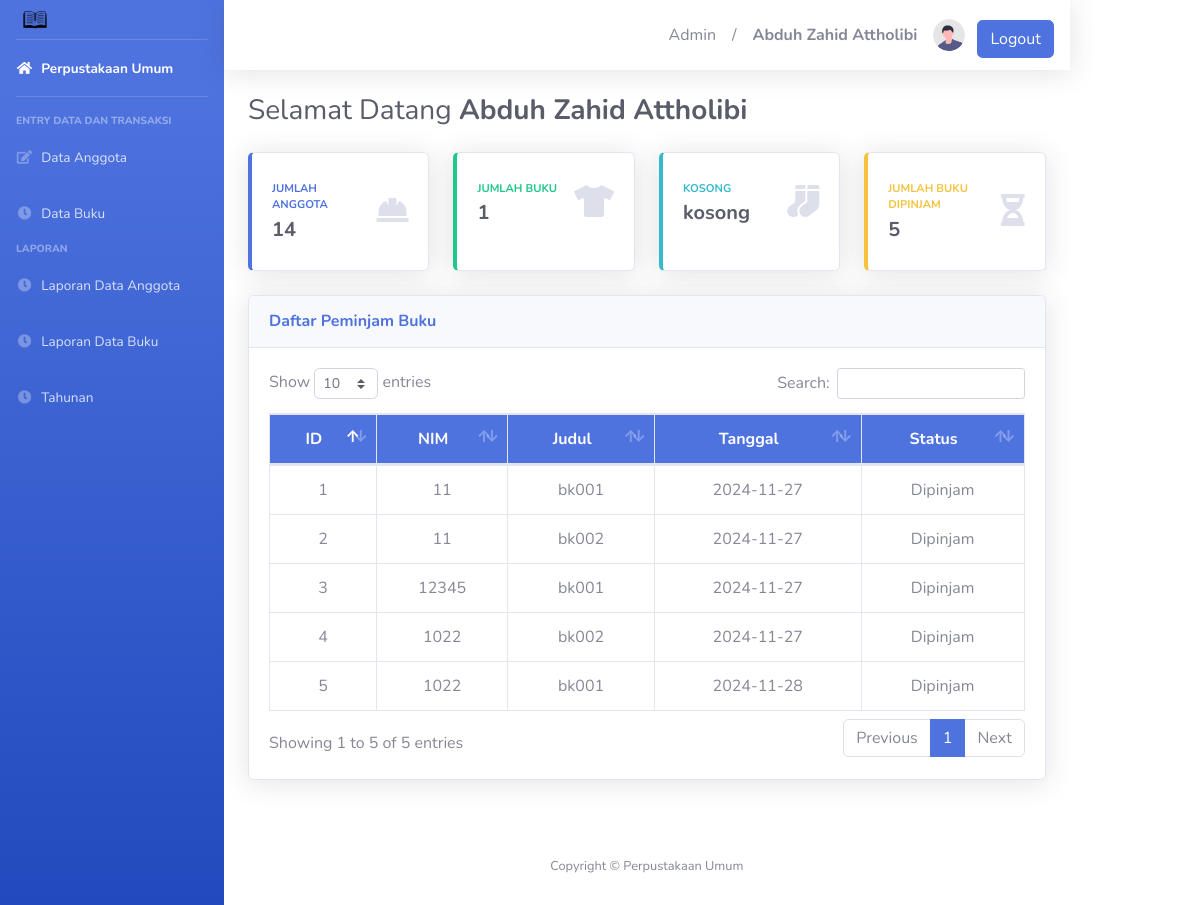
The page / on the database its author committed.
### tables this page shows
CREATE TABLE `user` (
  `iduser` varchar(30) NOT NULL,
  `nama` varchar(50) NOT NULL,
  `pass` varchar(50) NOT NULL
);

CREATE TABLE `pinjam` (
  `idpinjam` int(12) NOT NULL,
  `nim` varchar(11) NOT NULL,
  `idbuku` varchar(30) NOT NULL,
  `tanggalpinjam` date NOT NULL,
  `status` enum('Dipinjam','Dikembalikan','','') NOT NULL
);

### index.php (the view, shortened to what this page needs)
<?php
	include('templates/header.php');
	include('templates/sidebar.php');
?>
<div class="container-fluid">
	<div class="d-sm-flex align-items-center juustify-content-between mb-4">
		<?php
			include'db/koneksi.php';
			$nama = mysqli_query($db,"select*from user");
			while($n = mysqli_fetch_array($nama)){
		?>
		<h1 class="h3 mb-0 text-gray-800">Selamat Datang <b><?=$n['nama'];?></b></h1>
			<?php
				}
			?>
	</div>
	<div class="row">
		<?php
			include'db/koneksi.php';
			$sql1=mysqli_query($db,"SELECT * FROM anggota");
			$sql2=mysqli_query($db,"SELECT * FROM buku");
		?>
	<div class="col-xl-3 col-md-6 mb-4">
		<div class="card border-left-primary shadow h-100 py-2">
			<div class="card-body">
				<div class="row no-gutters align-items-center">
					<div class="col mr-2">
						<div class="text-xs font-weight-bold text-primary text-uppercase mb-1">Jumlah Anggota</div>
							<div class="h5 mb-0 font-weight-bold text-gray-800">
								<div class="h5 mb-0 font-weight-bold text-gray-800"><?php $jagt = $jagt=mysqli_num_rows($sql1); echo $jagt;?></div>
							</div>
						</div>
						<div class="col-auto">
							<i class="fas fa-hard-hat fa-2x text-gray-300"></i>
						</div>
					</div>
				</div>
			</div>
		</div>
		<div class="col-xl-3 col-md-6 mb-4">
			<div class="card border-left-success shadow h-100 py-2">
				<div class="card-body">
					<div class="row no-gutters align-items-center">
						<div class="col mr-2">
							<div class="text-xs font-weight-bold text-success text-uppercase mb-1">Jumlah Buku</div>
							<div class="h5 mb-0 font-weight-bold text-gray-800">
								<?php $jumlah2 = array();
								while($r2 = mysqli_fetch_array($sql2))
								{$jumlah2[]=$r2['banyak'];}$jumlahnya2 = array_sum($jumlah2);echo"$jumlahnya2";
								?>
							</div>
						</div>
						<div class="col-auto">
							<i class="fas fa-tshirt fa-2x text-gray-300"></i>
						</div>
					</div>
				</div>
			</div>
		</div>
		<div class="col-xl-3 col-md-6 mb-4">
			<div class="card border-left-info shadow h-100 py-2">
				<div class="card-body">
					<div class="row no-gutters align-items-center">
						<div class="col mr-2">
							<div class="text-xs font-weight-bold text-info text-uppercase mb-1">
							Kosong</div>
							<div class="h5 mb-0 font-weight-bold text-gray-800">
								kosong
							</div>
						</div>
						<div class="col-auto">
							<i class="fas fa-socks fa-2x text-gray-300"></i>
						</div>
					</div>
				</div>
			</div>
		</div>
		<div class="col-xl-3 col-md-6 mb-4">
			<div class="card border-left-warning shadow h-100 py-2">
				<div class="card-body">
					<div class="row no-gutters align-items-center">
						<div class="col mr-2">
							<div class="text-xs font-weight-bold text-warning text-uppercase mb-1">Jumlah Buku Dipinjam</div>
							<?php
								include('db/koneksi.php');
								$data = mysqli_query($db,"SELECT * from pinjam WHERE status='Dipinjam'");
								$data1 = mysqli_query($db,"SELECT * from pinjam WHERE status='Dikembalikan'");
								$d = $d=mysqli_num_rows($data);
								$d2 = $d2 = mysqli_num_rows($data1);
								$total = $d - $d2;
							?>
							<div class="h5 mb-0 font-weight-bold text-gray-800"><?php echo $total;?></div>
						</div>
						<div class="col-auto">
							<i class="fas fa-hourglass-half fa-2x text-gray-300"></i>
						</div>
					</div>
				</div>
			</div>
		</div>
	</div>
	<div class="row">
		<div class="col-lg-12 mb-4">
			<div class="card shadow mb-4">
				<div class="card-header py-3">
					<h6 class="m-0 font-weight-bold text-primary">Daftar Peminjam Buku</h6>
				</div>
				<div class="card-body">
					<div class="table-responsive">
						<table class="table table-bordered table-hover" id="dataTable" width="100%" cellspacing="0">
							<thead align="center" class="bg-primary" style="color:white">
								<tr>
									<th>ID</th>
									<th>NIM</th>
									<th>Judul</th>
									<th>Tanggal</th>
									<th>Status</th>
								</tr>
							</thead>
							<tbody align="center">
								<?php
									include('db/koneksi.php');
									$dataa= mysqli_query($db,"select * from pinjam WHERE status='Dipinjam'");
									while($d=mysqli_fetch_array($dataa)) {
										echo "<tr>";
											echo "<td>".$d[0]."</td>";
											echo "<td>".$d[1]."</td>";
											echo "<td>".$d[2]."</td>";
											echo "<td>".$d[3]."</td>";
											echo "<td>".$d[4]."</td>";
									}
								?>
							</tbody>
						</table>
					</div>
				</div>
			</div>
		</div>
	</div>
</div>
<?php
include('templates/Footer.php');
?>

### templates/header.php (shortened to what this page needs)
<!DOCTYPE html>
<html lang="en">
<head>
    <link href="assets/vendor/fontawesome-free/ess/all.min.css" rel="stylesheet" type="text/css">
	<link href="assets/vendor/datatables/dataTables.bootstrap4.min.css" rel="stylesheet">
    <link href="assets/css/sb-admin-2.min.css" rel="stylesheet">
</head>
<body id="page-top">
    <div id="wrapper">

### templates/sidebar.php (shortened to what this page needs)
<ul class="navbar-nav bg-gradient-primary sidebar sidebar-dark accordion" id="accordionSidebar">
		<div class="sidebar-brand-icon">
			<img src="assets/img/logo.png" width="70px">
		</div>
	<hr class="sidebar-divider my-0">
		<li class="nav-item active">
			<a class="nav-link" href="index.php">
				<i class="fas fa-fw fa-home"></i>
			<span>Perpustakaan Umum</span></a>
		</li>
	<hr class="sidebar-divider">
	<div class="sidebar-heading">
		ENTRY DATA DAN TRANSAKSI
	</div>
	<li class="nav-item">
		<a class="nav-link" href="dataanggota.php">
			<i class="fas fa-fw fa-edit"></i>
		<span>Data Anggota</span></a>
	</li>
	<li class="nav-item">
		<a class="nav-link" href="databuku.php">
			<i class="fas fa-fw fa-clock"></i>
		<span>Data Buku</span></a>
	</li>
	<div class="sidebar-heading">
		Laporan
	</div>
	<li class="nav-item">
		<a class="nav-link" href="laporan-harian.php">
			<i class="fas fa-fw fa-clock"></i>
		<span>Laporan Data Anggota</span></a>
	</li>
	<li class="nav-item">
		<a class="nav-link" href="laporan-bulanan.php">
			<i class="fas fa-fw fa-clock"></i>
		<span>Laporan Data Buku</span></a>
	</li>
	<li class="nav-item">
		<a class="nav-link" href="laporan-tahunan.php">
			<i class="fas fa-fw fa-clock"></i>
		<span>Tahunan</span></a>
	</li>
</ul>
<div id-content-wrapper class="d-flex flex-column">
	<div id="content">
		<?php
			include ('templates/topbar.php');
		?>

### templates/topbar.php (shortened to what this page needs)
<nav class="navbar navbar-expand navbar-light bg-white topbar mb-4 static-top shadow">
	<ul class="navbar-nav ml-auto">
	<?php
		include 'db/koneksi.php';
		$nama = mysqli_query($db,"select * from user");
		while($n = mysqli_fetch_array($nama)) {
	?>
		<li class="nav-item dropdown no-arrow">
			<a class="nav-link dropdown-toggle" href="#" id="userDropdown" role="button" data-toggle="dropdown" aria-haspopup="true" aria-expanded="false">
				<span class="mr-3 d-none d-lg-inline text-gray-600 large"><?php echo "Admin";?></span>
				<span class="mr-3 d-none d-lg-inline text-gray-600 large"><?php echo "/";?></span>
				<span class="mr-3 d-none d-lg-inline text-gray-600 large"><b><?=$n["nama"];?></b></span>
				<img class="img-profile rounded-circle" src="assets/img/undraw_profile.svg">
			</a>
		</li>
		<li>
			<a href="logout.php" class="btn btn-primary btn-icon-split" style="margin-top:20px;">
				<span class="text">Logout</span>
			</a>
		</li>
		<?php
			}
		?>
	</ul>
</nav>

### templates/Footer.php (shortened to what this page needs)
<Footer class="sticky-footer bg-white">
	<div class="container my-auto">
	<div class="copyright text-center my-auto">
		<span>Copyright &copy; Perpustakaan Umum</span>
	</div>
	</div>
</footer>
</div>
</div>
</body>
</html>

### rows shown on the page
user: nama "Abduh Zahid Attholibi"
pinjam: idpinjam "1", nim "11", idbuku "bk001", tanggalpinjam "2024-11-27", status "Dipinjam"
pinjam: idpinjam "2", nim "11", idbuku "bk002", tanggalpinjam "2024-11-27", status "Dipinjam"
pinjam: idpinjam "3", nim "12345", idbuku "bk001", tanggalpinjam "2024-11-27", status "Dipinjam"
pinjam: idpinjam "4", nim "1022", idbuku "bk002", tanggalpinjam "2024-11-27", status "Dipinjam"
pinjam: idpinjam "5", nim "1022", idbuku "bk001", tanggalpinjam "2024-11-28", status "Dipinjam"

### other values the page prints
$jagt "14"
$jumlahnya2 "1"
$total "5"
